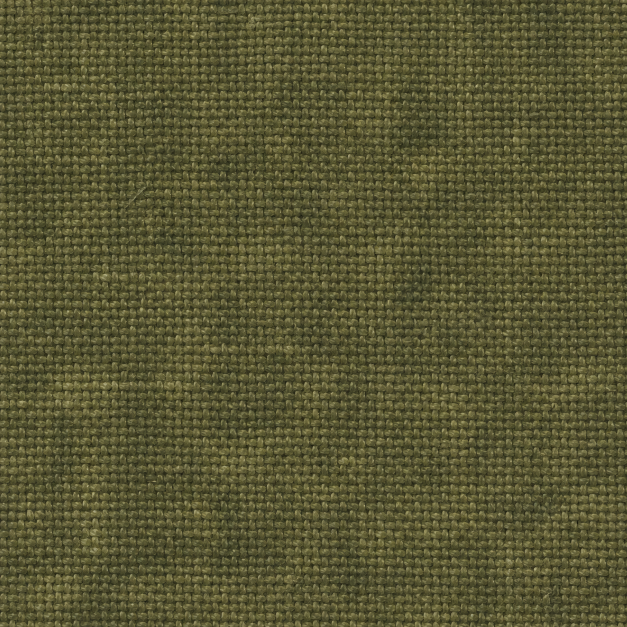
#> input picture assets/sources/human-olive-fabric.png, 1254 x 1254 px (shown at 1/2 size)
$ python human_skins.py
#> lines starting #> are read from the running program, lines starting #| are printed output that depends on the picture
### tools/modelgen/uv_atlas.py
"""UV atlas allocation and wireframe PNG template export.

Per docs/ASSET-CONTRACT.md: texture origin is top-left, v increasing
downward. Atlas rects below are stored as pixel rects (x0,y0,x1,y1) with
that same orientation, and converted to 0..1 UV with v = y/size (no flip
needed since the engine's own convention already has v-down == pixel-row
order, see ASSET-CONTRACT 1.5 and 4 "exact behaviour").
"""
from __future__ import annotations

from dataclasses import dataclass
from typing import Dict, List, Tuple


@dataclass
class AtlasRect:
    name: str
    x0: int
    y0: int
    x1: int
    y1: int

    # [7 lines left out: function uv, not called in this run]


class Atlas:
    """Simple shelf packer: rects are placed in a fixed grid the caller
    defines explicitly (deterministic, no heuristic packing needed for the
    small rect counts in this project)."""

    def __init__(self, size: int):
        self.size = size
        self.rects: Dict[str, AtlasRect] = {}

    def add(self, name: str, x0: int, y0: int, x1: int, y1: int) -> AtlasRect:
        r = AtlasRect(name, x0, y0, x1, y1)
        self.rects[name] = r
        return r

    def uv(self, name: str) -> Tuple[float, float, float, float]:
        return self.rects[name].uv(self.size)

    def pack(self, items) -> Dict[str, AtlasRect]:
        """Deterministic left-to-right, top-to-bottom shelf packer.

        ``items`` is an ordered list of ``(name, w, h)``. Insertion order is
        preserved exactly (no size-based re-sorting), so re-running the
        generator always produces the same atlas. Raises if an item or a
        row overflows ``self.size`` (keeps layouts honest instead of
        silently clipping)."""
        x = y = row_h = 0
        for name, w, h in items:
            if w > self.size or h > self.size:
                raise ValueError(f"rect {name} ({w}x{h}) exceeds atlas size {self.size}")
            if x + w > self.size:
                x = 0
                y += row_h
                row_h = 0
            if y + h > self.size:
                raise ValueError(f"atlas of size {self.size} overflowed while packing {name}")
            self.add(name, x, y, x + w, y + h)
            x += w
            row_h = max(row_h, h)
        return self.rects


# [73 lines left out: functions render_uv_template, _render_uv_template_stub, not called in this run]

### tools/modelgen/generators.py
"""Per-slot mesh builders.

Every function here returns ``(Mesh, Atlas)``. All humanoid parts share one
256x256 atlas (``HUMAN_ATLAS``) so any skin fits any part, per
docs/ASSET-CONTRACT.md 5.3 ("give up0-5, arm00-02, leg and the walk/run sets
one common UV layout"). Weapons/bullet/sky each get their own small atlas.

Coordinates follow docs/ASSET-CONTRACT.md 4.2/5.3: left-handed, +Y up,
model front = -Z, centred on x=z=0 unless noted. See specs.py for the exact
source citations behind every scale/origin number used below.
"""
from __future__ import annotations

import math
from typing import Tuple

from .primitives import (
    box, tapered_box, cylinder, merge, flip_mesh, translate, rotate_x_about,
)
from .uv_atlas import Atlas
from .xwriter import Mesh

# -- Shared human atlas -------------------------------------------------
HUMAN_ATLAS_SIZE = 256


def _build_human_atlas() -> Atlas:
    a = Atlas(HUMAN_ATLAS_SIZE)
    a.pack([
        ("torso_front", 48, 64), ("torso_back", 48, 64),
        ("torso_left", 24, 64), ("torso_right", 24, 64), ("torso_top", 48, 24),
        ("head_front", 32, 32), ("head_back", 32, 32),
        ("head_left", 24, 32), ("head_right", 24, 32), ("head_top", 32, 24),
        ("backpack", 48, 32), ("cap", 32, 20),
        ("arm_upper", 64, 24), ("arm_lower", 48, 20), ("hand", 24, 24),
        ("leg_upper", 64, 32), ("leg_lower", 48, 24), ("foot", 32, 16),
    ])
    return a


HUMAN_ATLAS = _build_human_atlas()


def _r(name):
    return HUMAN_ATLAS.uv(name)


# -- Humans ---------------------------------------------------------------
# File-y limits derived in docs/ASSET-CONTRACT.md 5.3 from the bullet
# collision cylinders (objectmanager.cpp:755-787) and render scale 9.4
# (object.cpp:2154-2159,178):
UP_HIP_Y = 1.223
UP_SHOULDER_Y = 1.809
UP_HEAD_TOP_Y = 2.277
TORSO_HALF_W = 0.255   # <= radius limit 0.255
HEAD_HALF_W = 0.155    # <= radius limit 0.16


# [41 lines left out: function human_upper, not called in this run]


# Arm pivot = origin (shoulder line), per ASSET-CONTRACT 5.3.
ARM_SHOULDER_HALF_W = 0.31
ARM_UPPER_LEN = 0.30
ARM_LOWER_LEN = 0.28
ARM_HAND_LEN = 0.12


# [31 lines left out: functions _one_arm, human_arms, not called in this run]


# Legs: file-y 0.022 (soles) .. 1.189 (hip), ASSET-CONTRACT 5.3.
LEG_SOLE_Y = 0.022
LEG_HIP_Y = 1.189
LEG_KNEE_Y = 0.55
LEG_HALF_W = 0.11  # <= 0.29 radius limit
LEG_SPACING = 0.14


# [30 lines left out: functions _one_leg, human_legs, not called in this run]


# -- Weapons ---------------------------------------------------------------
WEAPON_ATLAS_SIZE = 128


# [95 lines left out: functions _weapon_atlas, weapon, bullet, sky, not called in this run]


GENERATORS = {
    "human_upper": human_upper,
    "human_arms": human_arms,
    "human_legs": human_legs,
    "weapon": weapon,
    "bullet": bullet,
    "sky": sky,
}

### tools/artgen/human_skins.py
"""Compose deterministic, UV-aligned human skin atlases from retained image-gen sources."""
from __future__ import annotations

import struct
from pathlib import Path

from PIL import Image, ImageDraw

from tools.modelgen.generators import HUMAN_ATLAS

ROOT = Path(__file__).resolve().parents[2]
SOURCE = ROOT / "assets/sources/human-olive-fabric.png"
OUT_DIR = ROOT / "assets/pack/data/model"


def _fabric(image: Image.Image, size: tuple[int, int], tint: tuple[int, int, int], seed: int) -> Image.Image:
    w, h = image.size
    x = (seed * 137) % max(1, w - min(w, size[0]))
    y = (seed * 251) % max(1, h - min(h, size[1]))
    crop = image.crop((x, y, min(w, x + max(1, size[0])), min(h, y + max(1, size[1]))))
    crop = crop.resize(size, Image.Resampling.LANCZOS)
    return Image.blend(crop, Image.new("RGB", size, tint), 0.68)


def _shade(color: tuple[int, int, int], delta: int) -> tuple[int, int, int]:
    return tuple(max(0, min(255, c + delta)) for c in color)


def _paint_head_front(draw: ImageDraw.ImageDraw, box: tuple[int, int, int, int],
                       skin: tuple[int, int, int]) -> None:
    """Low-key, non-cartoon face: hair band, soft brow shading, faint low-
    contrast eye slits, a subtle nose shadow. No eyebrow strokes, no round
    cartoon eyes, no mouth line."""
    x0, y0, x1, y1 = box
    w, h = x1 - x0, y1 - y0
    # Hair band at the top.
    draw.rectangle((x0, y0, x1 - 1, y0 + h // 6), fill=(66, 55, 43))
    # Soft brow band: a thin strip a few shades darker than skin, low contrast.
    brow_y = y0 + h * 4 // 10
    draw.rectangle((x0 + w // 6, brow_y, x1 - 1 - w // 6, brow_y + max(1, h // 24)),
                    fill=_shade(skin, -16))
    # Faint, low-contrast eye slits (thin horizontal strokes, not round eyes).
    eye_y = brow_y + max(2, h // 12)
    eye_w = max(2, w // 7)
    draw.line((x0 + w // 5, eye_y, x0 + w // 5 + eye_w, eye_y), fill=_shade(skin, -46))
    draw.line((x1 - w // 5 - eye_w, eye_y, x1 - w // 5, eye_y), fill=_shade(skin, -46))
    # Faint nose shadow: a very soft single-shade vertical stroke, no outline.
    nose_x = x0 + w // 2
    draw.line((nose_x, eye_y + 2, nose_x, eye_y + h // 5), fill=_shade(skin, 14))


def make_atlas(source: Image.Image, variant: str = "green") -> Image.Image:
    palettes = {
        "green": ((91, 105, 66), (94, 112, 74), (205, 177, 143), (73, 78, 62)),
        "neutral": ((117, 119, 110), (105, 109, 104), (204, 172, 137), (65, 68, 66)),
    }
    shirt, trouser, skin, boot = palettes[variant]
    atlas = Image.new("RGB", (256, 256), (45, 48, 41))
    source = source.convert("RGB")
    for index, (name, rect) in enumerate(HUMAN_ATLAS.rects.items()):
        box = (rect.x0, rect.y0, rect.x1, rect.y1)
        size = (rect.x1 - rect.x0, rect.y1 - rect.y0)
        if name.startswith("head"):
            color = skin if name != "head_top" else (66, 70, 59)
        elif name.startswith("torso") or name.startswith("arm") or name in ("backpack", "cap"):
            color = shirt
        elif name.startswith("leg"):
            color = trouser
        elif name == "hand":
            color = skin
        elif name == "foot":
            color = boot
        else:
            color = (65, 68, 58)
        material = Image.new("RGB",size,color) if name.startswith("head") or name=="hand" else _fabric(source,size,color,index+(0 if variant=="green" else 31))
        if name in ("head_back","head_left","head_right"):
            ImageDraw.Draw(material).rectangle((0,0,size[0]-1,size[1]//3),fill=(66,55,43))
        atlas.paste(material,box[:2])
        draw = ImageDraw.Draw(atlas)
        if name == "head_front":
            _paint_head_front(draw, box, skin)
        elif name == "torso_front":
            draw.rectangle((box[0] + 22, box[1], box[0] + 25, box[1] + 63), fill=(46, 53, 43))
            for yy in (22, 39, 54):
                draw.ellipse((box[0] + 27, box[1] + yy, box[0] + 29, box[1] + yy + 2), fill=(177, 166, 126))
        elif name == "cap":
            draw.rectangle((box[0], box[1] + 14, box[0] + 31, box[1] + 19), fill=(47, 53, 43))
    return atlas


def save_bmp8(image: Image.Image, path: Path) -> None:
    image = image.convert("RGB").convert("P", palette=Image.Palette.ADAPTIVE, colors=256, dither=Image.Dither.NONE)
    palette = image.getpalette()[:768]
    palette += [0] * (768 - len(palette))
    dib = struct.pack("<IiiHHIIiiII", 40, 256, 256, 1, 8, 0, 65536, 2835, 2835, 256, 256)
    palette_bytes = b"".join(bytes((palette[i + 2], palette[i + 1], palette[i], 0)) for i in range(0, 768, 3))
    rows = b"".join(image.crop((0, y, 256, y + 1)).tobytes() for y in range(255, -1, -1))
    offset = 14 + len(dib) + len(palette_bytes)
    path.parent.mkdir(parents=True, exist_ok=True)
    path.write_bytes(b"BM" + struct.pack("<IHHI", offset + len(rows), 0, 0, offset) + dib + palette_bytes + rows)


def main() -> None:
    source = Image.open(SOURCE).convert("RGB")
#> source is the input picture: PIL image 1254x1254 RGB; mean R, G, B 88.2, 85.9, 51.2
    for filename, variant in (("soldier_green.bmp", "green"), ("islam2.bmp", "neutral"),
                              ("soldier_black.bmp", "neutral")):
        save_bmp8(make_atlas(source, variant), OUT_DIR / filename)
#> this loop made 3 passes
#> pass 1, in make_atlas, `atlas = Image.new("RGB", (256, 256), (45, 48, 41))`:
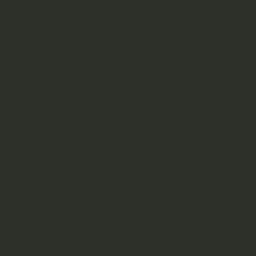
#> atlas: PIL image 256x256 RGB; mean R, G, B 45, 48, 41
#> pass 1, in _fabric, `crop = image.crop((x, y, min(w, x + max(1, size[0])), min(h, y + max(1..`:
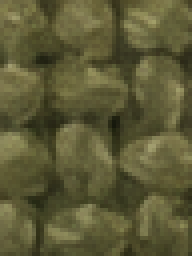
#> crop: PIL image 48x64 RGB (shown 4 times larger); mean R, G, B 92.5, 89.8, 54.1
#> pass 1, in _fabric (call 2), `crop = image.crop((x, y, min(w, x + max(1, size[0])), min(h, y + max(1..`:
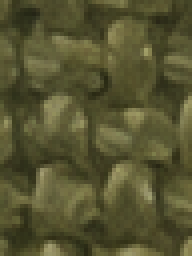
#> crop: PIL image 48x64 RGB (shown 4 times larger); mean R, G, B 85.7, 83.7, 48.8
#> pass 1, in _fabric (call 3), `crop = image.crop((x, y, min(w, x + max(1, size[0])), min(h, y + max(1..`:
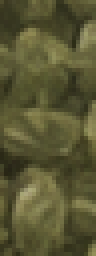
#> crop: PIL image 24x64 RGB (shown 4 times larger); mean R, G, B 88.6, 86.4, 51.2


if __name__ == "__main__":
    main()
